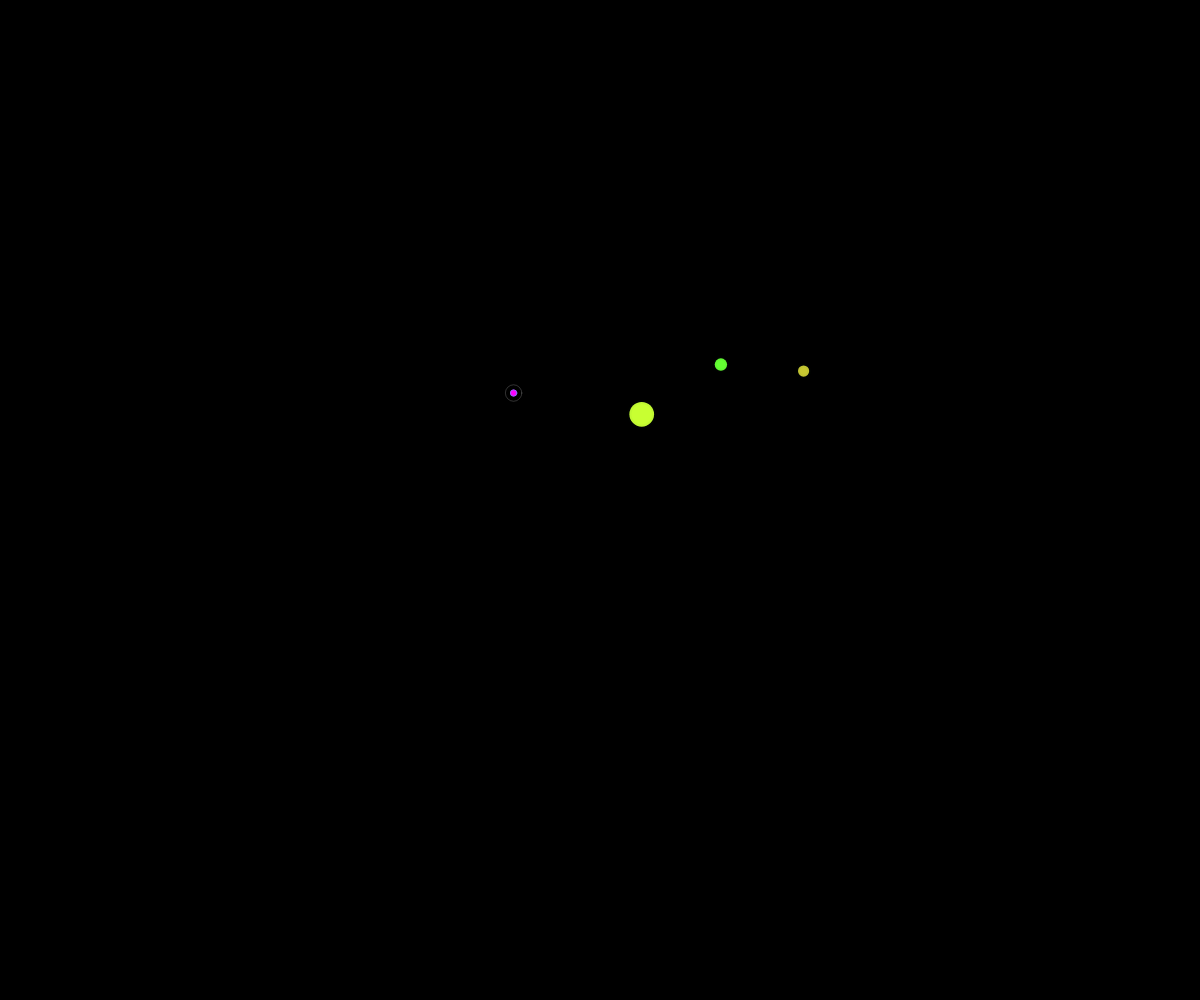
Frame 1 (no input)
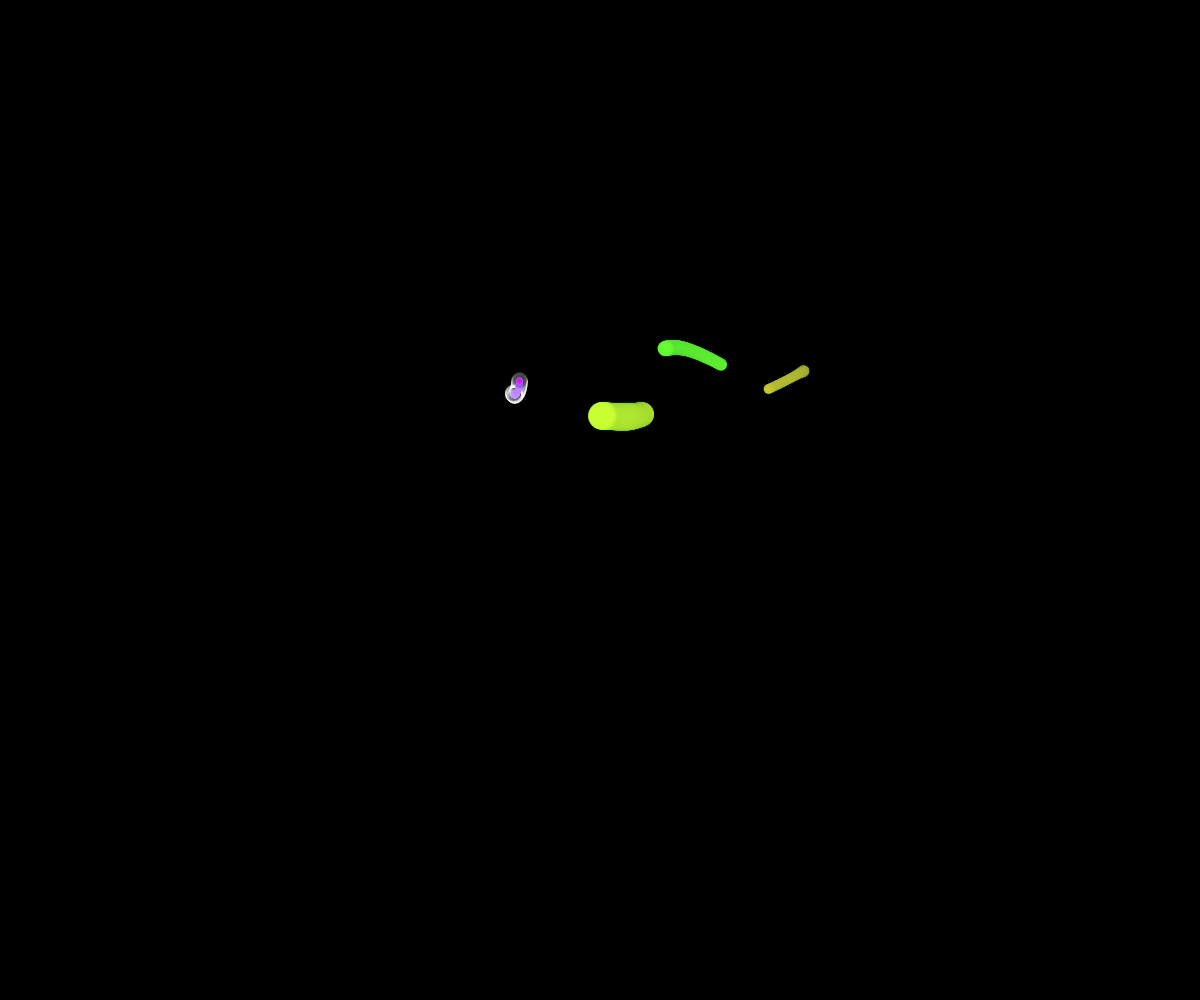
Frame 60 (no input)
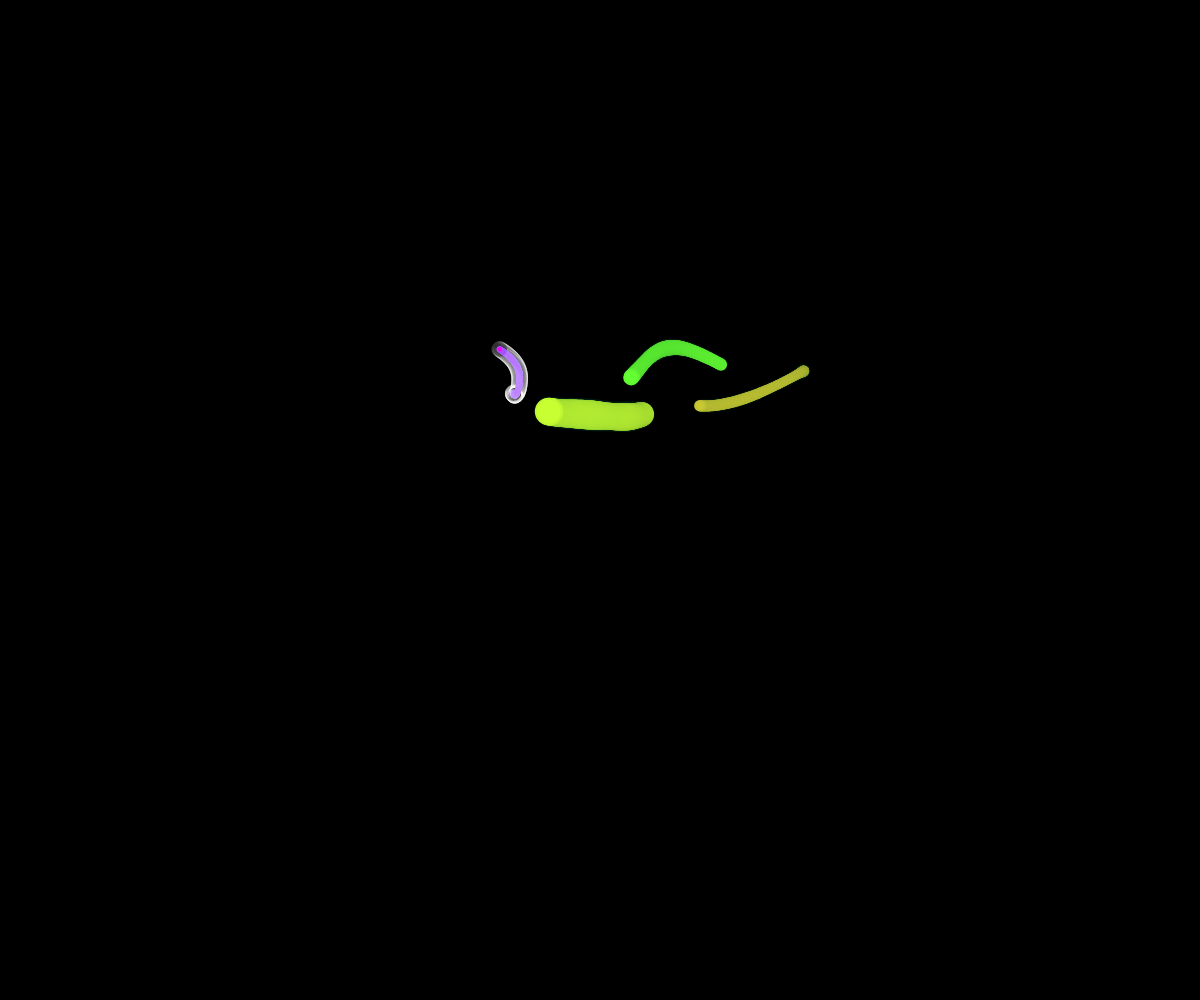
Frame 120 (the mouse pressed at the canvas centre since frame 60)

The p5.js sketch that drew these frames (run headless with seeded random() and noise() and a simulated clock; from frame 60 on, the mouse is pressed at the canvas centre):

// p5.js sketch
// ── sketch.js
let noiseTime = 0;
let noiseTam = 10;

function setup() {
	createCanvas(windowWidth, windowHeight);
	background(0);
}

function draw() {
	// background(0, 10);
	let posX1 = map(noise(noiseTime), 0, 1, 0, windowWidth);
	let posY1 = map(noise(noiseTime + 5), 0, 1, 0, windowHeight);
	let posX2 = map(noise(noiseTime + 0.1), 0, 1, 0, windowWidth);
	let posY2 = map(noise(noiseTime + 5.2), 0, 1, 0, windowHeight);
	let posX3 = map(noise(noiseTime + 0.2), 0, 1, 0, windowWidth);
	let posY3 = map(noise(noiseTime + 5.4), 0, 1, 0, windowHeight);
	let posX4 = map(noise(noiseTime + 0.4), 0, 1, 0, windowWidth);
	let posY4 = map(noise(noiseTime + 5.7), 0, 1, 0, windowHeight);

	let tam1 = map(noise(noiseTam), 0, 1, 20, 1);
	let tam2 = map(noise(noiseTam + 1), 0, 1, 30, 1);
	let tam3 = map(noise(noiseTam + 2), 0, 1, 40, 1);
	let tam4 = map(noise(noiseTam + 3), 0, 1, 10, 1);

	noiseTime += 0.001;
	noiseTam += 0.005;

	stroke(20, 80, 60, 10);
	strokeWeight(4);

	fill(200, 200, 50);
	circle(posX1, posY1, tam1);
	fill(100, 255, 50);
	circle(posX2, posY2, tam2);
	fill(200, 255, 50);
	circle(posX3, posY3, tam3);
	fill(255, 100);
	fill(255, 0, 255);
	stroke(150, 100, 255);
	strokeWeight(1);
	circle(posX4, posY4, tam4);
	noFill();
	stroke(255, 50);
	circle(posX4, posY4, tam4 + 10);
}
